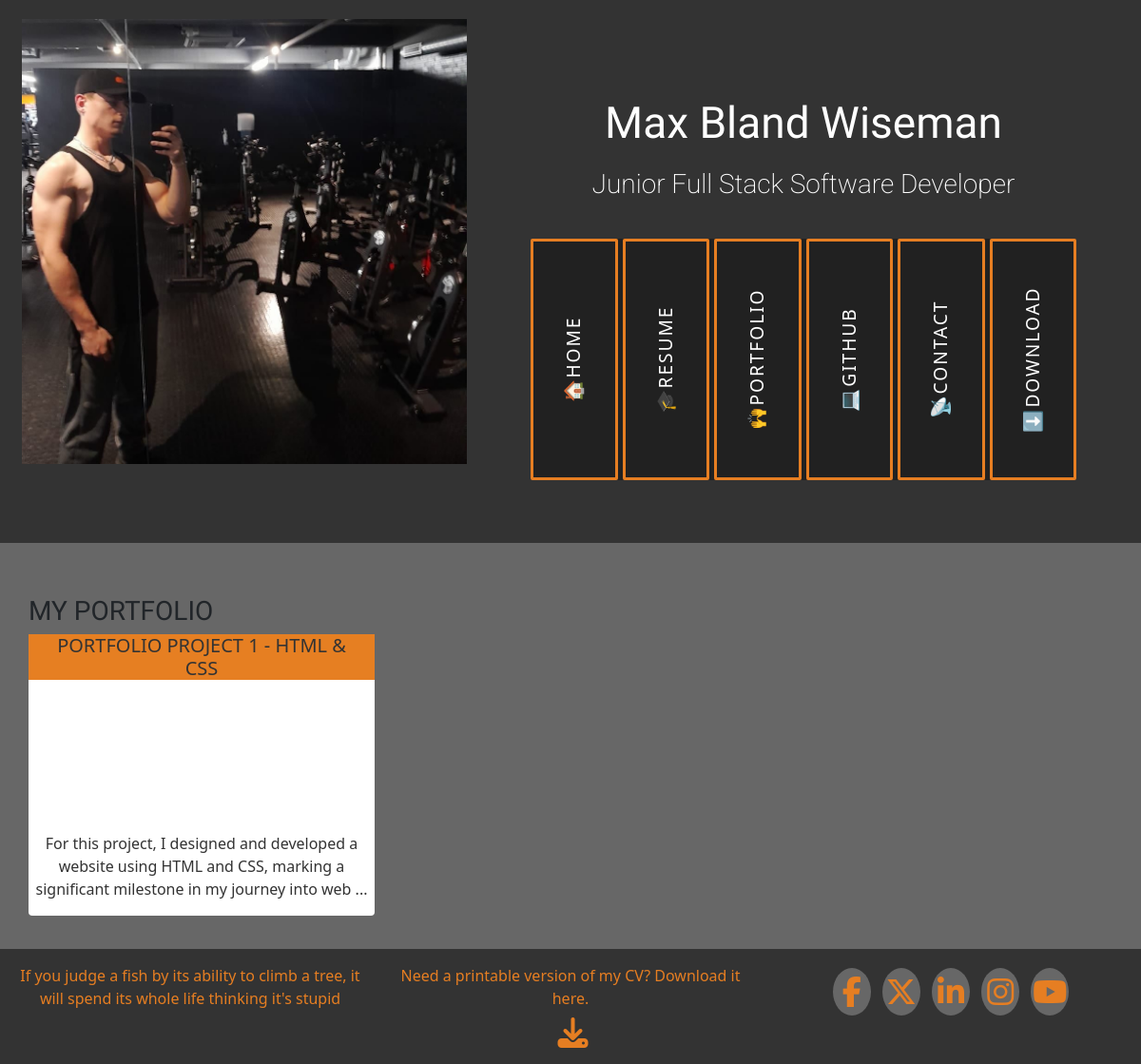
Page /portfolio on the earlier database version.
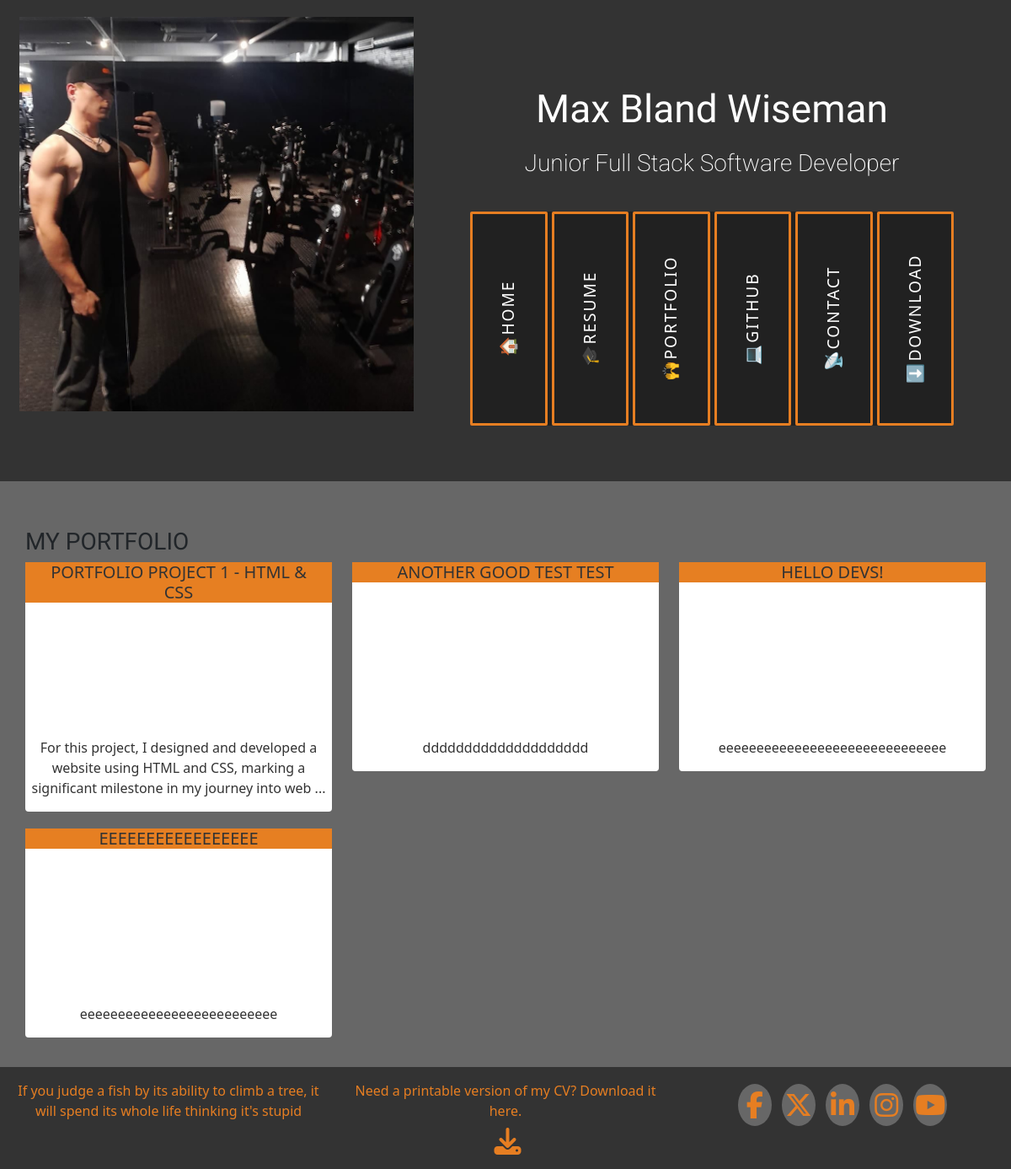
Same page on the later database version.
### main/models.py (models this page shows, shortened)
class Projects(models.Model):
    slug = models.SlugField(max_length=100, unique=True, blank=True, editable=False)
    title = models.CharField(max_length=100)
    description = models.TextField()
    github_link = models.URLField(max_length=200)
    deployed_link = models.URLField(max_length=200)
    user = models.ForeignKey(User, on_delete=models.CASCADE)
    project_readme = models.TextField(blank=True, null=True)
    github_raw_content_base_url = models.CharField(max_length=255, blank=True)
    @property
    def github_banner_image_url(self):
        if not self.project_readme or not self.github_raw_content_base_url:
            return None
        import re
        banner_pattern = r'!\[.*?\]\((.*?banner.*?\.(?:png|jpg|jpeg|gif|webp))\)'
        match = re.search(banner_pattern, self.project_readme, re.IGNORECASE)
        image_pattern = r'!\[.*?\]\((.*?\.(?:png|jpg|jpeg|gif|webp))\)'
        match = re.search(image_pattern, self.project_readme)
        if match:
            image_path = match.group(1)
            if image_path.startswith('./'):
                return f"{self.github_raw_content_base_url}{image_path[2:]}"
            elif not (image_path.startswith('http') or image_path.startswith('/')):
                return f"{self.github_raw_content_base_url}{image_path}"
            else:
                return image_path
        return None
    class Meta:
        verbose_name_plural = "Projects"

### main/views.py (the view)
# urls.py: path("portfolio", views.PortfolioView.as_view(), name="portfolio"),
class PortfolioView(View):
    def get(self, request):
        projects = Projects.objects.all()  # Load projects
        return render(request, 'main/portfolio.html', {
            'projects': projects,
            'google_maps_api_key': settings.GOOGLE_MAPS_API_KEY,
            })

### main/templates/main/portfolio.html
{% extends 'base.html' %}
{% load static %}
{% block content %}
  <section class="container-fluid">
    <div class="row">
      <div class="col-md-12 bg-color-three-reasons section-column">
        <div class="row">
          <div class="col-12">
            <h3 class="section-heading uppercase">My Portfolio</h3>
          </div>
        </div>
        <div class="row">
          {% for project in projects %}
            <div class="col-12 col-md-6 col-lg-4">
              {% include 'main/project_card.html' %}
            </div>
          {% empty %}
            <div class="col-12">
              <p>No projects available.</p>
            </div>
          {% endfor %}
        </div>
      </div>
    </div>
  </section>
{% endblock %}

### templates/base.html (shortened to what this page needs)
{% load static %}
<!DOCTYPE html>
<html lang="en">
  <head>
    <link href="https://cdn.jsdelivr.net/npm/bootstrap@5.3.3/dist/css/bootstrap.min.css" rel="stylesheet" />
    <link rel="stylesheet" href="https://cdnjs.cloudflare.com/ajax/libs/hover.css/2.3.1/css/hover-min.css" />
    <link rel="stylesheet" href="{% static 'css/style.css' %}" />
  </head>
  <body>
    <header>
      <div class="container-fluid text-center">
        <div class="row g-0">
          <div class="col-sm-5">
            <a href="{% url 'home' %}">
                <img src="{% static 'images/me_in_gym.jpg' %}"
                     alt="A picture of me..."
                     class="img-fluid header-image"/>
            </a>
          </div>
          <div class="col-sm-7 stack-nav">
            <h1 class="name">Max Bland Wiseman</h1>
            <h2 class="title">Junior Full Stack Software Developer</h2>
            <div class="row g-0">
              <div class="col-12 d-flex">
                <div class="card2 col nav">
                  <p>
                    <a href="{% url 'home' %}"><span>🏠HOME</span></a>
                  </p>
                  <p>
                    <a href="{% url 'resume' %}"><span>🎓RESUME</span></a>
                  </p>
                  <p>
                    <a href="{% url 'portfolio' %}"><span>🙌PORTFOLIO</span></a>
                  </p>
                  <p>
                    <a href="{% url 'github' %}"><span>💻GITHUB</span></a>
                  </p>
                  <p>
                    <a href="{% url 'contact' %}"><span>📡CONTACT</span></a>
                  </p>
                  <p>
                    <a href="{% static 'cv/Max-Wiseman-CV-LATEST-MAY2025.docx' %}"
                       download="Max-Wiseman-CV.docx">
                      <span>⬇️DOWNLOAD</span>
                    </a>
                  </p>
                </div>
              </div>
            </div>
          </div>
        </div>
      </div>
    </header>
    <main id="content-container">
      {% block content %}{% endblock %}
    </main>
    <footer class="container-fluid">
      <div id="footer-details container-fluid" class="row">
        <div class="col-sm-4 text-center mt-3">
          <p class="inline-block">If you judge a fish by its ability to climb a tree, it will spend its whole life thinking it's stupid</p>
        </div>
        <div class="col-sm-4 text-center mt-3">
          <p class="inline-block">
            Need a printable version of my CV? Download it here.
            <a href="{% static 'cv/Max-Wiseman-CV-LATEST-MAY2025.docx' %}"
               download="Max-Wiseman-CV.docx"
               class="cv-pdf d-block mt-2">
              <i class="fa fa-download fa-2x" aria-hidden="true"></i>
            </a>
          </p>
        </div>
        <div class="col-sm-4 text-center">
          <ul class="list-inline social-links">
            <li class="list-inline-item">
              <a target="_blank" href="#">
                <i class="fa fa-facebook fa-2x" aria-hidden="true"></i>
              </a>
            </li>
            <li class="list-inline-item">
              <a target="_blank" href="#">
                <i class="fa-brands fa-x-twitter fa-2x" aria-hidden="true"></i>
              </a>
            </li>
            <li class="list-inline-item">
              <a target="_blank" href="#">
                <i class="fa fa-linkedin fa-2x" aria-hidden="true"></i>
              </a>
            </li>
            <li class="list-inline-item">
              <a target="_blank" href="#">
                <i class="fa fa-instagram fa-2x" aria-hidden="true"></i>
              </a>
            </li>
            <li class="list-inline-item">
              <a target="_blank" href="#">
                <i class="fa fa-youtube fa-2x" aria-hidden="true"></i>
              </a>
            </li>
          </ul>
        </div>
      </div>
    </footer>
  </body>
</html>

### main/templates/main/project_card.html (shortened to what this page needs)
{% load static %}
<div class="col-12 project-card-container">
  <a href="{% url 'project_detail' project.slug %}" class="card-link; text-decoration-none">
    <div class="row card3" style="position: relative;">
      <div class="col-12 card-title" style="height:fit-content!important">
        <h4 class="uppercase fs-5 text-center">{{ project.title }}</h4>
      </div>
      <div class="p-0 card-img-top banner-container">
      </div>
      <div class="card-body p-0 text-center mt-2">
        <p>
          {{ project.description|striptags|slice:':130' }}{% if project.description|length > 130 %}...{% endif %}
        </p>
      </div>
    </div>
  </a>
</div>

### static/css/style.css (style rules this page uses)
html, body { height: 100%; margin: 0; display: flex; flex-direction: column; background-color: #676767; }
main { flex: 1; display: flex; flex-direction: row; }
section { flex: 1; display: flex; }
.bg-color-three-reasons { background-color: #676767; }
header { background: #333; color: #fff; padding: 10px 0; text-align: center; margin: 0; }
.name { font-family: "Exo", sans-serif; font-size: 46px; font-weight: 100; color: #fff; margin-top: 36px; }
.title { font-family: "Roboto", sans-serif; font-weight: 200; font-size: 28px; margin-top: 20px; margin-bottom: 40px; color: #fff; width: 100%; }
.header-image { height: 468px; margin-top: 10px; }
.inline-block { display: inline-block; }
.section-column { display: table-cell; vertical-align: middle; padding: 0 30px 15px; float: none; }
.history-heading, .section-heading { font-family: "Exo", sans-serif; font-weight: 300; margin-top: 55px; }
h1, h2.h3, h4 { margin: 0; }
.uppercase { text-transform: uppercase; }
footer { background-color: #333; color: #e67e22; margin: 0; padding: 0; flex-shrink: 0; width: 100%; }
.cv-pdf i { color: #e67e22; padding-left: 5px; transition: all 0.3s ease-in-out; -moz-transition: all 0.3s ease-in-out; -webkit-transition: all 0.3s ease-in-out; -o-transition: all 0.3s ease-in-out; }
.social-links { margin-top: 20px; }
.social-links li a i { width: 40px; height: 50px; padding: 12px 0; border-radius: 50%; line-height: 26px; text-align: center; color: #e67e22; background: #676767; transition: all 0.3s ease-in-out; -moz-transition: all 0.3s ease-in-out; -webkit-transition: all 0.3s ease-in-out; -o-transition: all 0.3s ease-in-out; }
.project-card-container { transform: translateY(0); transition: transform 0.3s ease, box-shadow 0.3 ease; }
.card-title { background-color: #e67f22; position: absolute; top: 0; left: 50%; transform: translateX(-50%); z-index: 1; }
.card3 { width: fit-content; height: fit-content; border-radius: 4px; background: #fff; display: flex; justify-content: center; margin: 0 auto; margin-bottom: 20px; padding: 0; border-width: 0 !important; color: #333; }
.banner-container { height: 200px!important; width: 100%!important; overflow: hidden!important; position: relative!important; }
ol, ul { list-style: none; }
img { border: 0; max-width: 100%; }
.card2 { width: 370px; height: 254px; border-radius: 4px; background: #212121; display: flex; gap: 5px; justify-content: center; margin: 0 auto; }
.card2 p { height: 100%; flex: 1; overflow: hidden; cursor: pointer; border-radius: 2px; transition: all 0.5s; background: #212121; border: 3px solid #e67e22; display: flex; justify-content: center; align-items: center; }
.card2 p a { display: flex; justify-content: center; align-items: center; width: 100%; height: 100%; text-decoration: none; color: inherit; }
.card2 p span { min-width: 14em; padding: 0.5em; text-align: center; transform: rotate(-90deg); transition: all 0.5s; text-transform: uppercase; color: #fff; letter-spacing: 0.1em; font-size: 1.2em; }
.stack-nav { padding: 40px; }
@media (max-width: 1200px) { .stack-nav { padding: 3.5em; } }

Differences in the rows shown:
added Projects: title "ANOTHER GOOD TEST TEST", description "dddddddddddddddddddd"
added Projects: title "HELLO DEVS!", description "eeeeeeeeeeeeeeeeeeeeeeeeeeeeee"
added Projects: title "EEEEEEEEEEEEEEEEE", description "eeeeeeeeeeeeeeeeeeeeeeeeee"
